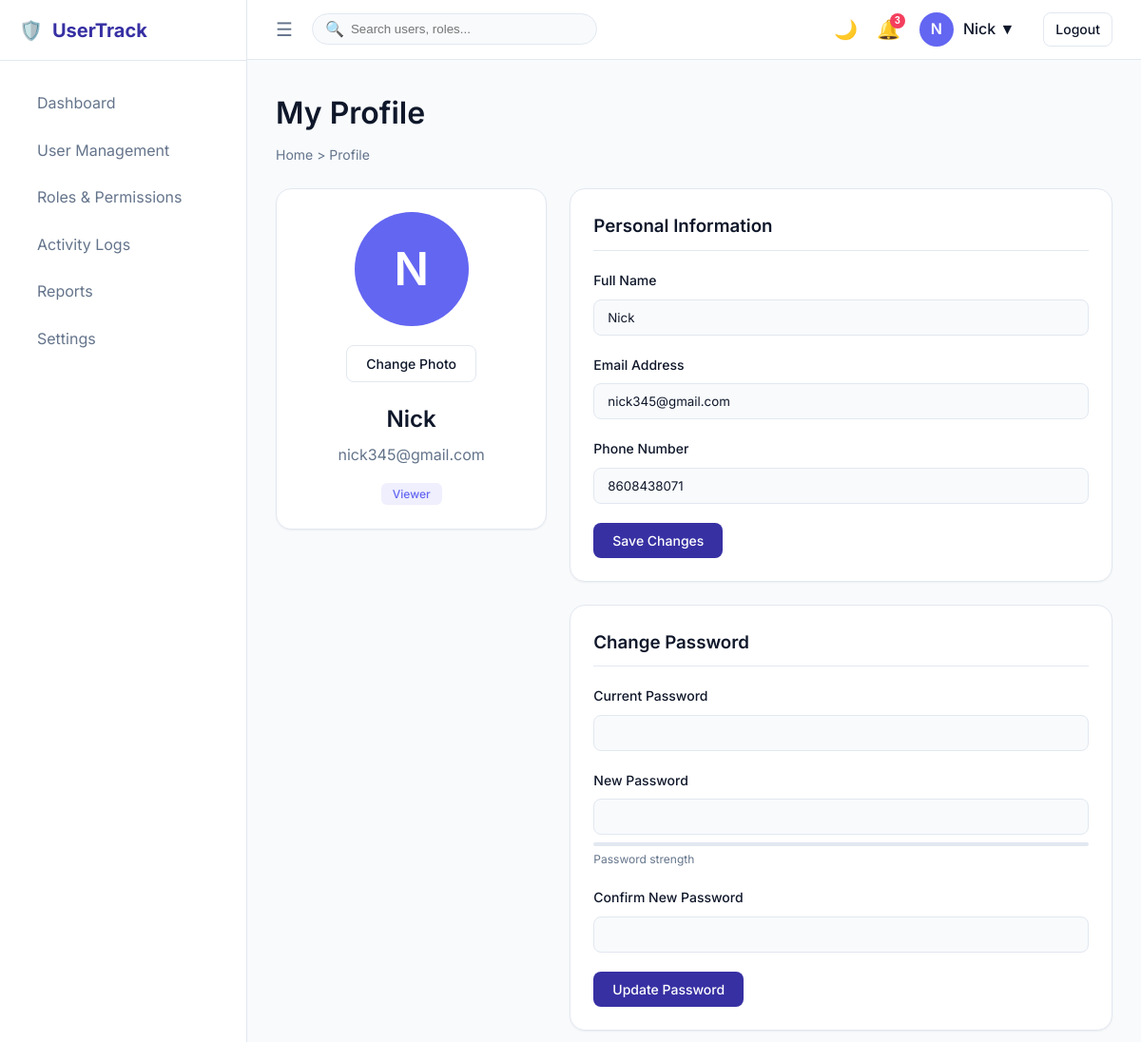
The page /profile (signed in) on the database its author committed.
### models.py (models this page shows, shortened)
class User(UserMixin, db.Model):
    id = db.Column(db.Integer, primary_key=True)
    username = db.Column(db.String(100), unique=True, nullable=False)
    email = db.Column(db.String(150), unique=True, nullable=False)
    password_hash = db.Column(db.String(255), nullable=False)
    full_name = db.Column(db.String(150))
    department = db.Column(db.String(100))
    phone = db.Column(db.String(20))
    dob = db.Column(db.Date)
    status = db.Column(db.String(20), default='Active')
    notes = db.Column(db.Text)
    created_at = db.Column(db.DateTime, default=datetime.utcnow)
    role_id = db.Column(db.Integer, db.ForeignKey('role.id'), nullable=False)

class Role(db.Model):
    id = db.Column(db.Integer, primary_key=True)
    name = db.Column(db.String(50), unique=True, nullable=False)
    description = db.Column(db.String(255))
    users = db.relationship('User', backref='role', lazy=True)

### app.py (the view)
@app.route('/profile')
@login_required
def profile():
    return render_template('profile.html')

### app.py (called while the page is built)
@login_manager.user_loader
def load_user(user_id):
    return User.query.get(int(user_id))

### templates/profile.html (shortened to what this page needs)
{% extends "base.html" %}
{% block content %}
<div class="page-header">
    <div>
        <h1>My Profile</h1>
        <div class="breadcrumb">Home > Profile</div>
    </div>
</div>
<div style="display: grid; grid-template-columns: 1fr 2fr; gap: 24px;">
    <div class="card" style="text-align: center; height: fit-content;">
        <div class="avatar" style="width: 120px; height: 120px; font-size: 3rem; margin: 0 auto 20px;">{{ current_user.username[0]|upper }}</div>
        <button class="btn btn-outline" style="margin-bottom: 20px;">Change Photo</button>
        <h2 style="margin-bottom: 5px;">{{ current_user.full_name or current_user.username }}</h2>
        <p style="color: var(--color-text-muted); margin-bottom: 15px;">{{ current_user.email }}</p>
        <span class="role-badge">{{ current_user.role.name }}</span>
    </div>
    <div style="display: flex; flex-direction: column; gap: 24px;">
        <div class="card">
            <h3 style="margin-bottom: 20px; border-bottom: 1px solid var(--color-border); padding-bottom: 10px;">Personal Information</h3>
            <form>
                <div class="form-group">
                    <label class="form-label">Full Name</label>
                    <input type="text" class="form-control" value="{{ current_user.full_name }}">
                </div>
                <div class="form-group">
                    <label class="form-label">Email Address</label>
                    <input type="email" class="form-control" value="{{ current_user.email }}">
                </div>
                <div class="form-group">
                    <label class="form-label">Phone Number</label>
                    <input type="tel" class="form-control" value="{{ current_user.phone or '' }}">
                </div>
                <button type="button" class="btn btn-primary">Save Changes</button>
            </form>
        </div>
        <div class="card">
            <h3 style="margin-bottom: 20px; border-bottom: 1px solid var(--color-border); padding-bottom: 10px;">Change Password</h3>
            <form>
                <div class="form-group">
                    <label class="form-label">Current Password</label>
                    <input type="password" class="form-control">
                </div>
                <div class="form-group">
                    <label class="form-label">New Password</label>
                    <input type="password" class="form-control">
                    <div style="height: 4px; background-color: var(--color-border); border-radius: 2px; margin-top: 8px; overflow: hidden;">
                    </div>
                    <div style="font-size: 0.75rem; color: var(--color-text-muted); margin-top: 4px;">Password strength</div>
                </div>
                <div class="form-group">
                    <label class="form-label">Confirm New Password</label>
                    <input type="password" class="form-control">
                </div>
                <button type="button" class="btn btn-primary">Update Password</button>
            </form>
        </div>
    </div>
</div>
{% endblock %}

### templates/base.html (shortened to what this page needs)
<!DOCTYPE html>
<html lang="en">
<head>
    <link rel="stylesheet" href="{{ url_for('static', filename='css/style.css') }}?v=2.0">
</head>
<body>
    <div class="app-container">
        <aside class="sidebar" id="sidebar">
            <div class="sidebar-header">
                <div class="sidebar-logo">
                    <span class="nav-icon">🛡️</span>
                    <span class="logo-text">UserTrack</span>
                </div>
            </div>
            <nav class="sidebar-nav">
                <a href="{{ url_for('dashboard') }}" class="nav-item {{ 'active' if request.endpoint == 'dashboard' else '' }}">
                    <span class="nav-text">Dashboard</span>
                </a>
                <a href="{{ url_for('users_list') }}" class="nav-item {{ 'active' if 'user' in request.endpoint else '' }}">
                    <span class="nav-text">User Management</span>
                </a>
                <a href="{{ url_for('roles_list') }}" class="nav-item {{ 'active' if request.endpoint == 'roles_list' else '' }}">
                    <span class="nav-text">Roles & Permissions</span>
                </a>
                <a href="{{ url_for('logs_list') }}" class="nav-item {{ 'active' if request.endpoint == 'logs_list' else '' }}">
                    <span class="nav-text">Activity Logs</span>
                </a>
                <a href="{{ url_for('reports') }}" class="nav-item {{ 'active' if request.endpoint == 'reports' else '' }}">
                    <span class="nav-text">Reports</span>
                </a>
                <a href="{{ url_for('settings') }}" class="nav-item {{ 'active' if request.endpoint == 'settings' else '' }}">
                    <span class="nav-text">Settings</span>
                </a>
            </nav>
        </aside>
        <main class="main-content">
            <header class="top-navbar">
                <div class="navbar-left">
                    <button class="icon-btn" id="sidebarToggle">☰</button>
                    <div class="search-bar">
                        <span class="search-icon">🔍</span>
                        <input type="text" class="search-input" placeholder="Search users, roles...">
                    </div>
                </div>
                <div class="navbar-right">
                    <button class="icon-btn" id="themeToggle">🌙</button>
                    <button class="icon-btn">
                        🔔
                        <span class="badge">3</span>
                    </button>
                    <div class="user-profile">
                        <div class="avatar">{{ current_user.username[0]|upper }}</div>
                        <span style="font-weight: 500;">{{ current_user.full_name or current_user.username }} ▼</span>
                    </div>
                    <a href="{{ url_for('logout') }}" class="btn btn-outline" style="padding: 6px 12px; margin-left: 10px;">Logout</a>
                </div>
            </header>
            <div class="page-content">
                {% block content %}{% endblock %}
            </div>
        </main>
    </div>
</body>
</html>

### rows shown on the page
User: username "N", full_name "Nick", email "nick345@gmail.com", phone "8608438071"
Role: role.name "Viewer"
